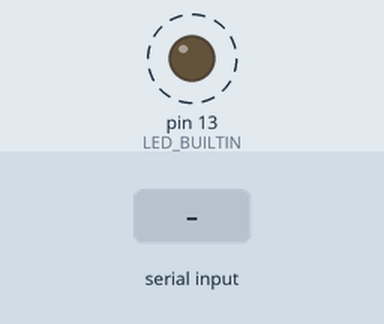
The program below on a simulated Arduino Leonardo, built with avr-gcc and run on an emulated ATmega32U4. On the bench: output pins drawn as LEDs (lit = HIGH). Dashed ring = blinking. The inputs (shaded band) are chosen by the test bench. What the program prints to the serial monitor is not drawn.

Above: at 1.2 s.
1.3 s: "y" received over Serial
4.3 s: byte 170 (0xAA) received over Serial
7.3 s: "y" received over the second serial link
10.3 s: "n" received over Serial
13.3 s: "n" received over the second serial link
16.3 s: "h" received over Serial
Timing chart, 0 to 20.3 s (numbered marks = the images above; inputs shaded):
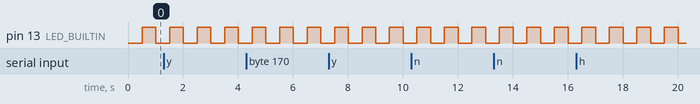

The program:

main.cpp
```cpp
#include <Arduino.h>
#include "time_slicer.h"
#include "serial_cli.h"
#include "serial_soft.h"

void heart_beat()
{
	digitalWrite(LED_BUILTIN, digitalRead(LED_BUILTIN) ^ 1);
}

void task_1_hz() {}

void task_2_hz()
{
	heart_beat();
}

void task_16_hz() {}

void task_512_hz()
{
	Serial_CLI_loop();
	Serial_soft_loop();
}

void setup()
{
	pinMode(LED_BUILTIN, OUTPUT);
	pinMode(A0, INPUT_PULLUP);

	Serial_CLI_init();
	Serial_soft_init();

	TimeSlicer_init();
	TimeSlicer_addTask({task_1_hz, 512});
	TimeSlicer_addTask({task_2_hz, 256});
	TimeSlicer_addTask({task_16_hz, 32});
	TimeSlicer_addTask({task_512_hz, 1});
}

void loop()
{
}
```

serial_cli.cpp
```cpp
#include "config.h"
#include "serial_cli.h"

bool display = false;

void print_help()
{
	Serial.println("Welcome to Justin's Arduino Yun");
	Serial.print("The firmware version is ");
	Serial.print(FIRMWARE_VERSION_MAJOR);
	Serial.print(".");
	Serial.print(FIRMWARE_VERSION_MINOR);
	Serial.print(".");
	Serial.print(FIRMWARE_VERSION_PATCH);
	Serial.println();
	Serial.println("Valid commands are:");
	Serial.println("\th - Display help menu.");
	Serial.println("\ty - Display soft serial.");
	Serial.println("\tn - Disable soft serial.");
}

void Serial_CLI_init()
{
	Serial.begin(9600);
	while(!Serial){}
	print_help();
}

void Serial_CLI_loop()
{
	while (Serial.available())
	{
		char input = Serial.read();
		Serial.println(input);

		if (input == 'y')
		{
			display = true;
			Serial.println("Started displaying the soft serial input.");
		}
		else if (input == 'n')
		{
			display = false;
			Serial.println("Stopped displaying the soft serial input.");
		}
		else if (input == 'h')
		{
			print_help();
		}
	}
}
```

serial_cli.h
```cpp
#include <Arduino.h>

void Serial_CLI_init();
void Serial_CLI_loop();
```

serial_soft.cpp
```cpp
#include "serial_soft.h"

SoftwareSerial mySerial(10, 11); // RX, TX

void Serial_soft_init()
{
	mySerial.begin(2400);
}

void Serial_soft_loop()
{

	while (mySerial.available())
	{
		uint8_t input = mySerial.read();
		if (1)//display)
		{
			if (input == 0xAA)
			{
				Serial.println();
			}

			Serial.print(input, HEX);
			Serial.print(' ');
		}
	}
}
```

serial_soft.h
```cpp
#include <Arduino.h>
#include <SoftwareSerial.h>

void Serial_soft_init();
void Serial_soft_loop();
```

time_slicer.cpp
```cpp
#include "time_slicer.h"

#define MAX_TASKS 8

void time_ticker();

Task tasks[MAX_TASKS];
uint8_t task_count = 0;

void time_ticker()
{
	static uint16_t cnt = 0;

	cnt += 1;

	for (uint8_t i = 0; i < task_count; i++)
	{
		if (cnt % tasks[i].tick_512ths == 0)
		{
			tasks[i].task();
		}
	}
}

void TimeSlicer_init()
{
	TIMER_init_timer_1(512, *time_ticker);
}

void TimeSlicer_addTask(Task task)
{
	tasks[task_count++] = task;
}
```

time_slicer.h
```cpp
#include "timer.h"

typedef struct
{
	void (*task)(void);
	uint16_t tick_512ths;
} Task;

void TimeSlicer_init();
void TimeSlicer_addTask(Task task);
```

timer.cpp
```cpp
#include "timer.h"

void (*fn)();

void TIMER_init_timer_1(double frequency_hz, void (*timeout_callback)())
{
	noInterrupts(); // disable all interrupts
	TCCR1A = 0;		// Timer/Counter1 Control Register A
	TCCR1B = 0;		// Timer/Counter1 Control Register B
	TCNT1 = 0;		// Timer/Counter1

	OCR1A = (int)(16e6 / (1.0 * frequency_hz)); // compare match register 16MHz/1/frequency_hz
	TCCR1B |= (1 << WGM12);						// CTC mode
	TCCR1B |= (0 << CS12);						// 1 prescaler
	TCCR1B |= (0 << CS11);
	TCCR1B |= (1 << CS10);
	TIMSK1 |= (1 << OCIE1A); // enable timer compare interrupt

	fn = timeout_callback;

	interrupts(); // enable all interrupts
}

ISR(TIMER1_COMPA_vect) // timer compare interrupt service routine
{
	fn();
}
```

timer.h
```cpp
#include <Arduino.h>

void TIMER_init_timer_1(double frequency_hz, void (*timeout_callback)());
```

config.h
```cpp
#define FIRMWARE_VERSION_MAJOR 0
#define FIRMWARE_VERSION_MINOR 0
#define FIRMWARE_VERSION_PATCH 1
```

Measured:
- by itself, pin 13 (LED_BUILTIN): alternates HIGH for 0.50 s and LOW for 0.50 s
